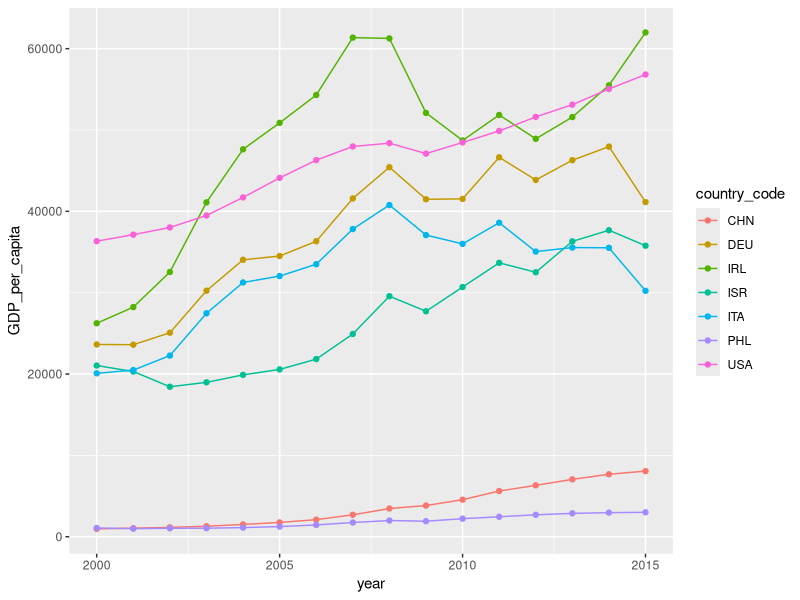
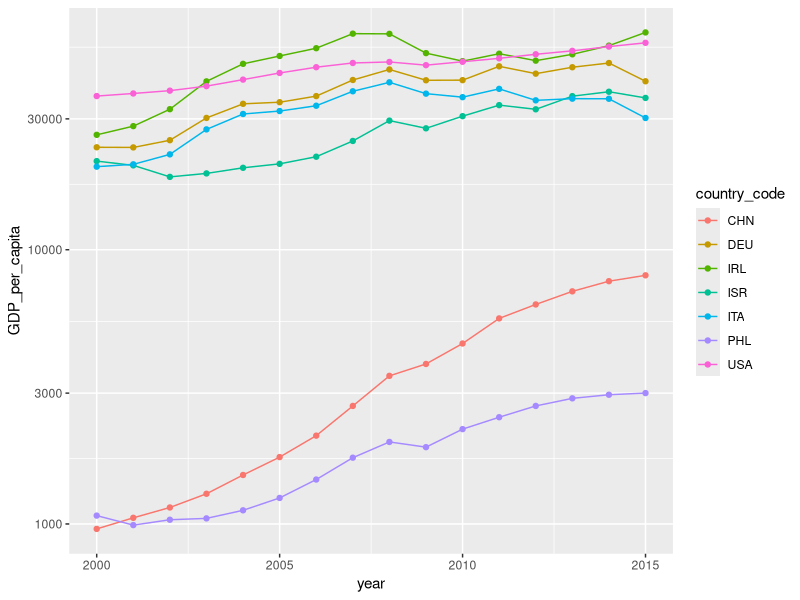

Source code (R) for these figures, in order: (Note: this script raises an error after producing the figures.)



library(tidyverse)





#### World Bank GDP Data Wide ####

# Downloaded from https://databank.worldbank.org/indicator/NY.GDP.PCAP.CD/1ff4a498/Popular-Indicators#
# On October 22, 20202
 

#Load in data
## Note: read_csv allows you to specify ".." as missing
## Note: read_csv correctly identifies year columns as double; read.csv() coerced them to character because of '..'

gdp_raw <- read_csv('data/raw/worldbank_gdp_raw.csv', na = c("", ".."))
gdp_raw %>%  glimpse

# Change all column names to lowercase and replace all intermediate blank spaces with underscores
names(gdp_raw) <- names(gdp_raw) %>%  tolower %>%  str_replace(' ', '_')


# nNote: last two rows contain metadata
meta_data_rows <- gdp_raw[is.na(gdp_raw$country_code) & !is.na(gdp_raw$series_name) , ]
meta_data_rows[, 1:4]

# Remove rows with blank country codes

gdp_raw <- gdp_raw[!is.na(gdp_raw$country_code) , ]
gdp_raw %>% head

# Make sure these columns all refer to the same indicator (i.e. GDP)
gdp_raw$series_name %>%  table()
gdp_raw$series_code %>%  table()
gdp_wide <-  gdp_raw[, 3:ncol(gdp_raw)] # Remove "Series" variables

# Clean the year columns
names(gdp_wide) <- names(gdp_wide) %>%  str_remove('\\d+_\\[') %>%  str_remove('\\]$')
names(gdp_wide)

head(gdp_wide)
str(gdp_wide)
#View(gdp_wide)

write.csv(gdp_wide, 'data/gdp_wide.csv', row.names = FALSE)

# Use pivot wider to convert year data rows into two columns:  year/GDP
gdp_long <- gdp_wide %>%  
    pivot_longer(cols =starts_with('yr'), names_to = 'year', values_to = 'GDP_per_capita') %>% 
    mutate(year = as.numeric(str_sub(year, start = 3)) )


gdp_long %>% View

# Linear SCale
gdp_long %>% 
  filter(country_code %in% c('IRL','CHN', 'USA', 'GDR', 'ITA', 'DEU', 'ISR', 'PHL')) %>% 
  ggplot(aes(x=year, y=GDP_per_capita, group = country_code, color = country_code)) +
  geom_line() +
  geom_point()


# Log Scale
gdp_long %>% 
  filter(country_code %in% c('IRL','CHN', 'USA', 'GDR', 'ITA', 'DEU', 'ISR', 'PHL')) %>% 
  ggplot(aes(x=year, y=GDP_per_capita, group = country_code, color = country_code)) +
  geom_line() +
  geom_point() +
  scale_y_log10()



#### Datasets Package in Base R #### 

datasets::ChickWeight %>%  head()


datasets::cars %>%  head()

datasets::uspop %>%  head()


datasets::attitude %>%  head()

datasets::attenu %>%  head()


datasets::beaver1 %>%  slice(1:20)

datasets::beaver2 %>%  slice(1:20)



datasets::BJsales


datasets::euro %>%  slice(1:30)

datasets::InsectSprays %>%  slice(1:30)

datasets::LakeHuron %>%  slice(1:30)


datasets::PlantGrowth %>%  slice(1:20)

datasets::occupationalStatus %>%  slice(1:10)


datasets::faithful %>%  slice(1:10)

datasets::Titanic %>%  as.data.frame
